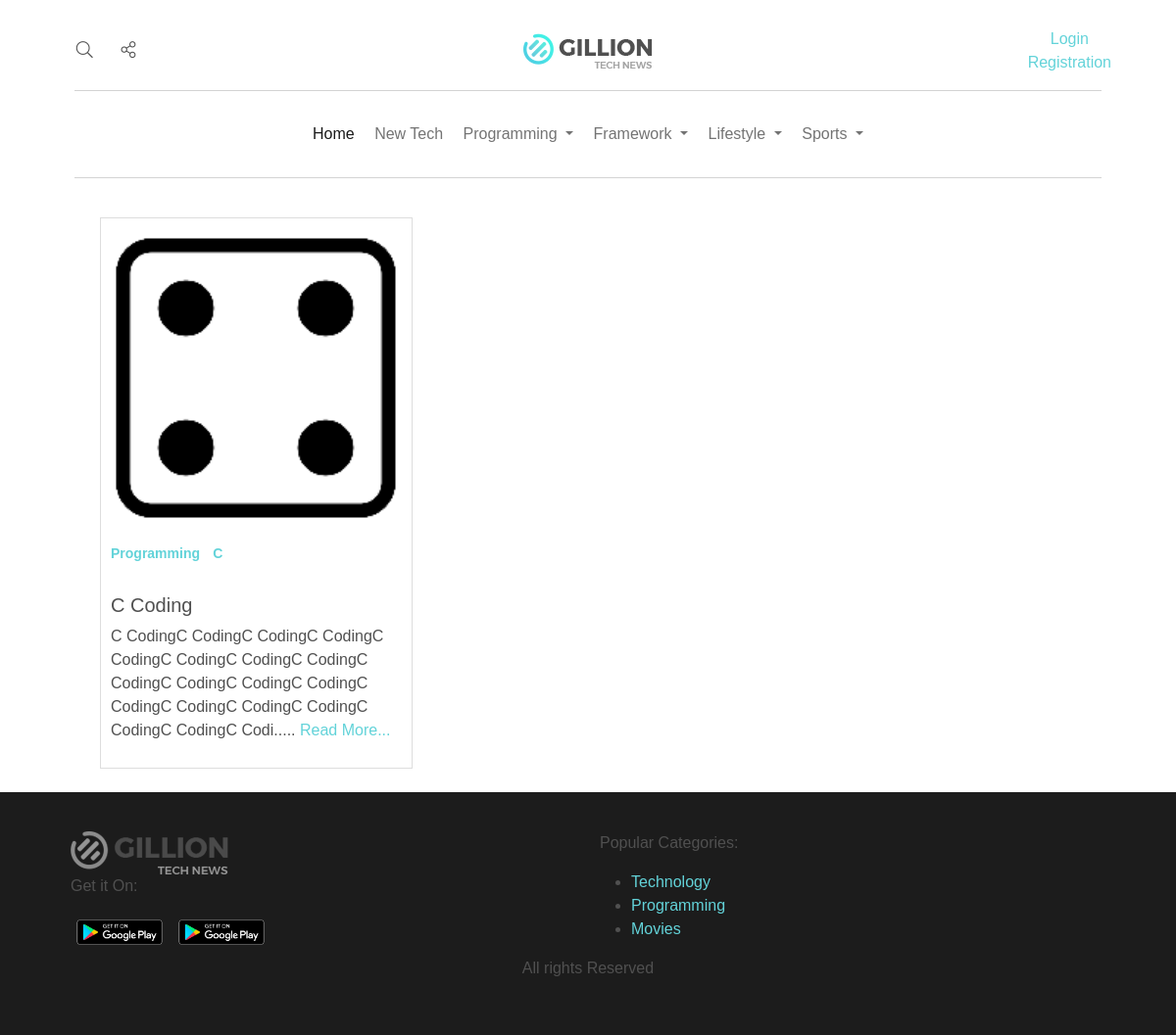
/all/c/, run on the app's committed database.
### techblog/models.py (models this page shows, shortened)
class Category(models.Model):
    category_name = models.CharField(max_length=25, unique=True)
    def has_subcategories(self):
        return self.subcategory.count()
    def __str__(self):
        return self.category_name

class Blog(models.Model):
    user = models.ForeignKey(User, on_delete=models.CASCADE, related_name="user_blog")
    category = models.ForeignKey(Category, on_delete=models.CASCADE, related_name='category')
    sub_category = models.ForeignKey(SubCategory, on_delete=models.CASCADE, related_name='sub_category')
    blogtitle = models.CharField(max_length=250, verbose_name="BLOG TITLE")
    blogcontent = models.TextField(verbose_name="BLOG CONTENT")
    blogimg = models.ImageField(upload_to="blog_image", verbose_name="ADD BLOG IMAGE")
    slug = models.SlugField(max_length=250, unique=True)
    published_date = models.DateTimeField(auto_now_add=True)
    edit_date = models.DateTimeField(auto_now=True)

class SubCategory(models.Model):
    category = models.ForeignKey(Category, on_delete=models.CASCADE, related_name='subcategory')
    subcategory_name = models.CharField(max_length=25, unique=True)

### techblog/views.py (the view)
# urls.py: path('all/<name>/', views.AllBlogsView.as_view(), name='all-blogs'),
class AllBlogsView(ListView):
    model = Blog
    context_object_name = 'blogs'
    template_name = "all-blogs.html"
    def get_context_data(self, **kwargs):
        context = super(AllBlogsView, self).get_context_data(**kwargs)
        context['path'] = str(self.request.path).split('/')[2]
        return context

### techblog/context_processor.py (called while the page is built)
def blog_menu(request):
    category = Category.objects.all()
    subcategory = SubCategory.objects.all()
    return {
        'category': category,
        'subcategory': subcategory,
    }

### techblog/templatetags/my_filter.py (called while the page is built)
@register.filter
def replacespace(value):
    return str(value).replace("#", " sharp").replace(" ", "_").lower()

@register.filter
def range_filter(value):
    return value[0:150] + '.....'

### techblog/templates/all-blogs.html (shortened to what this page needs)
{% extends "base.html" %}
{% load static %}
{% load my_filter %}
{% block body_block %}
    <div class="d-flex align-items-center justify-content-center">
        <div class="grid">
            {% for blog in blogs %}
                {% if path == blog.sub_category.subcategory_name|replacespace %}
                    <div class="blog">
                <div class="blog-img">
                    <img src="{{ blog.blogimg.url }}" alt="" class="img-fluid">
                </div>
                <br>
                <div class="tag d-flex">
                    <a href="{% url "tech_blog:all-blogs" name=blog.category|lower|replacespace %}">
                        <h6 class="h6-slider"><b>{{ blog.category }}</b></h6>
                    </a>
                    <span>&nbsp; &nbsp;</span>
                    <a href="{% url "tech_blog:all-blogs" name=blog.sub_category.subcategory_name|lower|replacespace %}">
                        <h6 class="h6-slider"><b>{{ blog.sub_category.subcategory_name }}</b></h6>
                    </a>
                </div>
                <br>
                <a href="{% url "tech_blog:blog-content" slug_name=blog.slug %}">
                    <h5>{{ blog.blogtitle }}</h5>
                </a>
                <div class="blog-summery">
                    <p>{{ blog.blogcontent|range_filter }}
                        <a href="{% url "tech_blog:blog-content" slug_name=blog.slug %}">Read More...</a></p>
                </div>
            </div>
                {% endif %}
            {% endfor %}
        </div>
    </div>
{% endblock %}

### templates/base.html (shortened to what this page needs)
<!doctype html>
{% load static %}
{% load my_filter %}
<html lang="en">
<head>
    <link rel="stylesheet" href="{% static "css/bootstrap.css" %}">
    <link rel="stylesheet" href="{% static "fonts/css/all.min.css" %}">
    <link rel="stylesheet" href="{% static "css/style.css" %}">
    <link rel="stylesheet" href="{% static "css/slick.css" %}">
    <link rel="stylesheet" href="{% static "css/slick-theme.css" %}">
    <link rel="stylesheet" href="{% static "css/dropzone.css" %}">
</head>
<body>
<div class="container-fluid px-lg-5">
    <div class="p-4 pt-4">
        <div class="header p-1">
            <div class="row">
                <div class="col-lg-1 col-sm-2 col-2 col-xs-3 d-flex justify-content-center align-items-center">
                    <div class="row">
                        <div class="col-6 d-flex justify-content-center align-items-center search-btn">
                            <button class="btn" href=""><i class="fal fa-search"></i></button>
                            <div class="search">
                            </div>
                        </div>
                        <div class="col-6 d-flex justify-content-center align-items-center share">
                            <button type="button" class="btn"><i class="fal fa-share-alt"></i></button>
                        </div>
                    </div>
                </div>
                <div class="col-lg-10 col-sm-8 col-8 col-xs-6 d-flex justify-content-center align-items-center">
                    <a href="{% url "tech_blog:index" %}"><img src="{% static "images/logo.png" %}"
                                                               alt="Tech Bangla Logo" class="logo"></a>
                </div>
                <div class="col-lg-1 col-sm-2 col-2 col-xs-3 d-flex justify-content-center align-items-center">
                    {% if user.is_authenticated %}
                    <div class="row">
                        <div class="col-4 d-flex justify-content-center align-items-center"><a
                                href="{% url "tech_blog:add-new" %}" id="addNew"><i class="fal fa-plus"></i></a></div>
                        <div class="col-4 d-flex justify-content-center align-items-center">
                            <a href="" class=" position-relative">
                                <i class="fal fa-bell"></i>
                                <span class="position-absolute start-100 translate-middle badge rounded-pill bg-danger"
                                      style="top: -7px">
                                    99+
                                    <span class="visually-hidden">unread messages</span>
                                </span>
                            </a>
                        </div>
                        <div class="col-4 d-flex justify-content-center align-items-center">
                            <div class="action">
                                <div class="profile" onclick="menuToggle()">
                                {% if user.user_profile.profile_pic %}
                                    <img
                                            src="{{ user.user_profile.profile_pic.url }}"
                                            width="40" height="40" class="rounded-circle border border-1">
                                    {% else %}
                                    <img
                                            src="{% static "images/fox.jpg" %}"
                                            width="40" height="40" class="rounded-circle border border-1">
                                    {% endif %}
                                </div>
                                <div class="menu">
                                    <h3>{{ user.first_name }}<br><span>{{ user.last_name }}</span></h3>
                                    <ul>
                                        <li><a href="{% url "tech_user:ownprofile" %}"><i class="fal fa-user-alt"></i> Profile</a></li>
                                        <li><a href="{% url "tech_user:user-settings" %}"><i class="fal fa-user-cog"></i> Profile Settings</a></li>
                                        <li><a href="{% url "tech_blog:add-new" %}"><i class="fal fa-plus"></i> New Post</a></li>
                                        <li><a href=""><i class="fal fa-newspaper"></i> My Posts</a></li>
                                        <li><a href="{% url "tech_user:logouturl" %}"><i class="fal fa-sign-out-alt"></i> Logout</a></li>
                                    </ul>
                                </div>
                            </div>
                        </div>
                    </div>
                        {% else %}
                        <div class="d-flex flex-column align-items-center justify-content-center">
                            <div class="">
                                <a href="{% url "tech_user:login" %}">Login</a>
                            </div>
                            <div class="">
                                <a href="{% url "tech_user:registration" %}">Registration</a>
                            </div>
                        </div>
                    {% endif %}
                </div>
            </div>
            <hr>
            <nav class="navbar navbar-expand-lg navbar-light">
                <div class="container-fluid">
                    <div class="collapse navbar-collapse" id="navbarSupportedContent">
                        <ul class="navbar-nav me-auto mb-2 mb-lg-0">
                            <li class="nav-item">
                                <a class="nav-link active" aria-current="page" href="{% url "tech_blog:index" %}">Home</a>
                            </li>
                            {% for cat in category %}
                                {% if cat.has_subcategories %}
                                    <li class="nav-item dropdown">
                                        <a class="nav-link dropdown-toggle" href="#" id="navbarDropdown"
                                           role="button"
                                           data-bs-toggle="dropdown" aria-expanded="false">
                                            {{ cat }}
                                        </a>
                                    </li>
                                {% else %}
                                    <li class="nav-item">
                                        <a class="nav-link" href="{% url "tech_blog:all-blogs" name=cat|replacespace %}">{{ cat }}</a>
                                    </li>
                                {% endif %}
                            {% endfor %}
                        </ul>
                    </div>
                </div>
            </nav>
            <hr>
        </div>
        <div class="container">
            {% block body_block %}
            {% endblock %}
        </div>
    </div>
</div>
<div class="footer-section">
    <div class="container-fluid px-lg-5">
        <div class="p-lg-4">
            <div class="row py-3">
                <div class="col-6">
                    <img src="{% static "images/logo_footer.png" %}" alt="">
                    <br>
                    <p>Get it On:</p>
                    <a href=""><img class="img-fluid" width="100" src="{% static "images/google-play-badge.png" %}"
                                    alt=""></a>
                    <a href=""><img class="img-fluid" width="100" src="{% static "images/google-play-badge.png" %}"
                                    alt=""></a>
                </div>
                <div class="col-6">
                    <p>Popular Categories:</p>
                    <ul>
                        <li><a href="">Technology</a></li>
                        <li><a href="">Programming</a></li>
                        <li><a href="">Movies</a></li>
                    </ul>
                </div>
                <p class="text-center">All rights Reserved</p>
            </div>
        </div>
    </div>
</div>
</body>
</html>

### static/css/style.css (style rules this page uses)
:root { --primary-color: #63d3d9; --secondary-color: #1c98b4; --font-color: #505050; --font-color-two: #1c1c1c; }
* { font-family: 'Archia', sans-serif; }
body, h1, h2, h3, h4, h5, h6, p { color: var(--font-color); }
a { color: var(--primary-color); text-decoration: none; transition: .5s; }
.fal, .fab { font-size: 17px; color: var(--font-color); }
.share { position: relative; z-index: 1000; }
.search-btn { position: relative; }
.search-btn .search { position: absolute; top:2px; left: 100px; z-index: 1; }
.h6-slider { color: var(--primary-color); font-weight: bold; font-size: 14px; }
.footer-section { background: var(--font-color-two); }
.grid { display: grid; grid-template-columns: repeat(auto-fill, minmax(250px, 1fr)); gap: 20px; margin-top: 20px; }
.blog { border: 1px solid #ddd; padding: 10px; }
.blog-img { height: 300px; position: relative; }
.blog-img img { position: absolute; width: 100%; height: 100%; object-fit: cover; }
@media (max-width: 1200px) { .container { max-width: 100% !important; min-width: 100%; padding-left: 30px !important; padding-right: 30px !important; } }
@media (min-width: 992px) { .navbar-nav { float: none; margin: 0 auto; display: block; text-align: center; } }
@media (min-width: 992px) { .navbar-nav > li { display: inline-block; float: none; } }
@media (min-width: 992px) { .nav-item { position: relative; } }
@media (min-width: 992px) { .nav-item:after { position: absolute; content: ""; border-bottom: 2px solid var(--primary-color); width: 0%; bottom: 0; left: 0; height: 2px; transition: 0.3s ease-in-out; } }

### data on the page
Category: category_name "New Tech"
Category: category_name "Programming"
Category: category_name "Framework"
Category: category_name "Lifestyle"
Category: category_name "Sports"
Blog: blogimg (picture), category "Programming", sub_category.subcategory_name "C", blogtitle "C Coding", blogcontent|range_filter "C CodingC CodingC CodingC CodingC CodingC CodingC CodingC CodingC CodingC CodingC CodingC CodingC CodingC CodingC CodingC CodingC CodingC CodingC Codi....."
